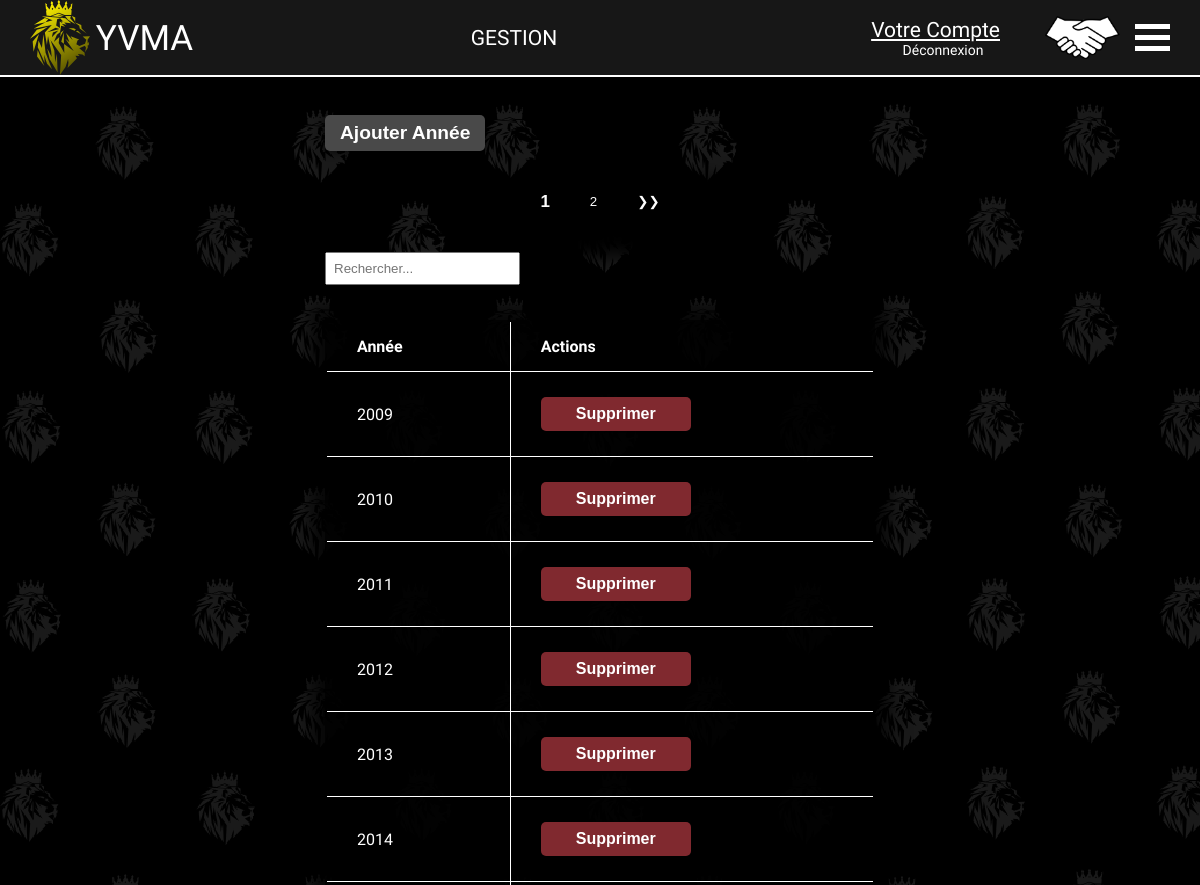
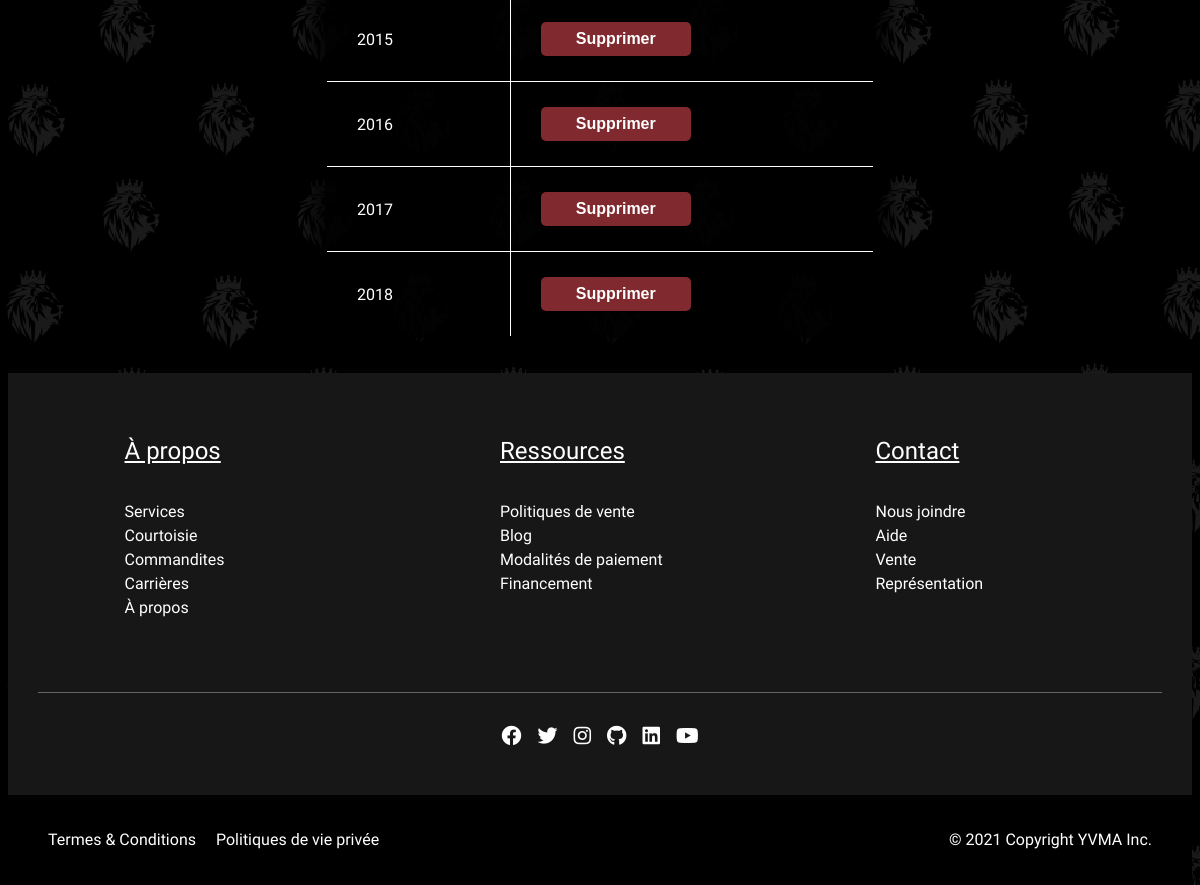
Screenshot of /VEHICULES_DOCCASION_INC/index.php?Voiture&action=ListeAnnee (signed in) with the database file from the repository (2 pictures, top to bottom).
### tables this page shows
CREATE TABLE annee (
	annee year NOT NULL,
	visibilite BOOLEAN NOT NULL,	
	PRIMARY KEY(annee)
);

### VEHICULES_DOCCASION_INC/index.php (called while the page is built, shortened)
<?php
    function mon_autoloader($classe) {
        $repertoires = array(RACINE . "controleurs/",
						RACINE . "modeles/",
						RACINE . "vues/");
        foreach ($repertoires as $rep) {
            if (file_exists($rep . $classe . ".php")) {
                return;
            }
        }
    }
	Routeur::route();
?>

### VEHICULES_DOCCASION_INC/modeles/TemplateDAO.php (called while the page is built, shortened)
<?php
	abstract class TemplateDAO {
		protected $connexion;
		public function __construct() {
			$this->connexion = new PDO("mysql:host=localhost;dbname=concessionnaire", "root", "");
			$this->connexion->exec("SET NAMES'UTF8'");
		}
        public function obtenir_tous($nomTable) {
            $requete = "SELECT * FROM $nomTable WHERE $nomTable.visibilite = 1";
            $resultats = $this -> connexion -> query($requete);
            $resultats -> execute();
            return $resultats -> fetchAll(PDO::FETCH_ASSOC);
        }
	}
?>

### VEHICULES_DOCCASION_INC/vues/ListeAnneeAdmin.php (the view, shortened to what this page needs)
<section class="yu-section">
    <div class="yu-table-groupeMP yu-btn-ajouter-container">
    <button class="yu-btn-ajouter">Ajouter Année</button>
    </div>
    <table class="yu-table yu-table-groupeMP" data-component="Pagination">
        <thead>
            <tr>
                <th>Année</th>
                <th>Actions</th>
            </tr>
        </thead>
    <tbody>
    <?php foreach ($data as $annee) { ?>
        <tr>
            <td data-js-idAnnee><?= $annee["annee"]?></td>
            <td><button class="yu-btn-supprimer yu-btn">Supprimer</button></td>
        </tr>
    <?php }?>
    </tbody>
    </table>
</section>

### VEHICULES_DOCCASION_INC/assets/styles/styles.css (style rules this page uses)
* { color: white; }
body { max-width: 100%; height: 100vh; min-height: 100vh; margin-top: calc(75px - 30px); box-sizing: border-box; font-family: 'Overpass', sans-serif; overflow-x: hidden; background-image: url(../images/lionBG2.svg); background-size: cover; }
button { -webkit-appearance: none; -moz-appearance: none; border: none; border-radius: 0; cursor: pointer; outline: none; padding: .5em 20px; transition: background-color .3s ease; width: fit-content; }
table { border-collapse: collapse; }
table, tr, th, td { border: solid 1px black; }
th, td { padding: 15px 30px; text-align: left; }

### VEHICULES_DOCCASION_INC/assets/styles/admin.css (style rules this page uses)
body { background-color: black; background-size: cover; background-attachment: fixed; background-position-y: 75px; overflow-x: hidden; }
.yu-btn-ajouter { color: white; padding: 7px 15px; background: rgba(73, 73, 73, 1); border-radius: 5px; box-shadow: 0 0 8px 1px rgb(0 0 0 / 70%); max-width: 1024px; margin: 70px 0 0 0; font-size: 1.2em; font-weight: 600; text-align: center; }
.yu-btn-supprimer { background: #80292F; width: 150px; margin: 10px auto; border-radius: 5px; box-shadow: 0 0 8px 1px rgb(0 0 0 / 70%); font-size: 1em; font-weight: 600; }
.yu-table, .yu-table th, .yu-table td { border: 1px solid white; border-collapse: collapse; color: white; }
.yu-table { width: 100%; max-width: 100%; margin: 70px auto; background: rgba(0, 0, 0, 0.9); box-shadow: 0 0 16px 15px rgba(0, 0, 0, 0.7); border: 2px solid rgba(0, 0, 0, 0); }
.yu-table-groupeMP { max-width: 550px; margin: 35px auto; }
.yu-btn-ajouter-container { padding-top: 0; }

### rows the page displays
annee: annee "2009"
annee: annee "2010"
annee: annee "2011"
annee: annee "2012"
annee: annee "2013"
annee: annee "2014"
annee: annee "2015"
annee: annee "2016"
annee: annee "2017"
annee: annee "2018"
